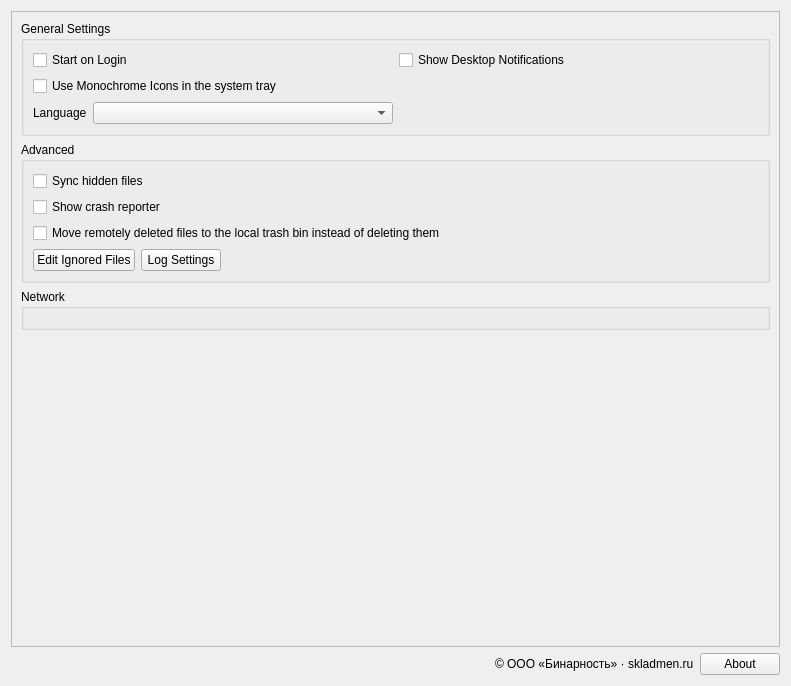
<?xml version="1.0" encoding="UTF-8"?>
<ui version="4.0">
 <class>OCC::GeneralSettings</class>
 <widget class="QWidget" name="OCC::GeneralSettings">
  <property name="geometry">
   <rect>
    <x>0</x>
    <y>0</y>
    <width>791</width>
    <height>686</height>
   </rect>
  </property>
  <property name="windowTitle">
   <string>Form</string>
  </property>
  <layout class="QVBoxLayout" name="verticalLayout_3">
   <item>
    <widget class="QScrollArea" name="scrollArea">
     <property name="widgetResizable">
      <bool>true</bool>
     </property>
     <widget class="QWidget" name="scrollAreaWidgetContents_2">
      <property name="geometry">
       <rect>
        <x>0</x>
        <y>0</y>
        <width>765</width>
        <height>618</height>
       </rect>
      </property>
      <layout class="QVBoxLayout" name="verticalLayout_5">
       <item>
        <widget class="QGroupBox" name="generalGroupBox">
         <property name="title">
          <string>General Settings</string>
         </property>
         <layout class="QGridLayout" name="gridLayout_2">
          <item row="1" column="0">
           <widget class="QCheckBox" name="monoIconsCheckBox">
            <property name="text">
             <string>Use Monochrome Icons in the system tray</string>
            </property>
           </widget>
          </item>
          <item row="0" column="1">
           <widget class="QCheckBox" name="desktopNotificationsCheckBox">
            <property name="text">
             <string>Show Desktop Notifications</string>
            </property>
           </widget>
          </item>
          <item row="0" column="0">
           <widget class="QCheckBox" name="autostartCheckBox">
            <property name="text">
             <string>Start on Login</string>
            </property>
           </widget>
          </item>
          <item row="2" column="0">
           <layout class="QHBoxLayout" name="horizontalLayout_6">
            <item>
             <widget class="QLabel" name="languageLabel">
              <property name="sizePolicy">
               <sizepolicy hsizetype="Maximum" vsizetype="Preferred">
                <horstretch>0</horstretch>
                <verstretch>0</verstretch>
               </sizepolicy>
              </property>
              <property name="locale">
               <locale language="English" country="UnitedStates"/>
              </property>
              <property name="text">
               <string>Language</string>
              </property>
              <property name="buddy">
               <cstring>languageDropdown</cstring>
              </property>
             </widget>
            </item>
            <item>
             <widget class="QComboBox" name="languageDropdown">
              <property name="sizePolicy">
               <sizepolicy hsizetype="Minimum" vsizetype="Fixed">
                <horstretch>0</horstretch>
                <verstretch>0</verstretch>
               </sizepolicy>
              </property>
              <property name="accessibleName">
               <string>Language selector</string>
              </property>
              <property name="currentText">
               <string/>
              </property>
             </widget>
            </item>
           </layout>
          </item>
         </layout>
        </widget>
       </item>
       <item>
        <widget class="QGroupBox" name="advancedGroupBox">
         <property name="title">
          <string>Advanced</string>
         </property>
         <layout class="QHBoxLayout" name="horizontalLayout_5">
          <item>
           <layout class="QVBoxLayout" name="verticalLayout_6">
            <item>
             <widget class="QCheckBox" name="syncHiddenFilesCheckBox">
              <property name="text">
               <string>Sync hidden files</string>
              </property>
             </widget>
            </item>
            <item>
             <widget class="QCheckBox" name="crashreporterCheckBox">
              <property name="sizePolicy">
               <sizepolicy hsizetype="MinimumExpanding" vsizetype="Fixed">
                <horstretch>0</horstretch>
                <verstretch>0</verstretch>
               </sizepolicy>
              </property>
              <property name="text">
               <string>Show crash reporter</string>
              </property>
             </widget>
            </item>
            <item>
             <widget class="QCheckBox" name="moveToTrashCheckBox">
              <property name="text">
               <string>Move remotely deleted files to the local trash bin instead of deleting them</string>
              </property>
             </widget>
            </item>
            <item>
             <layout class="QHBoxLayout" name="horizontalLayout_4">
              <item>
               <widget class="QPushButton" name="ignoredFilesButton">
                <property name="text">
                 <string>Edit Ignored Files</string>
                </property>
               </widget>
              </item>
              <item>
               <widget class="QPushButton" name="logSettingsButton">
                <property name="text">
                 <string>Log Settings</string>
                </property>
               </widget>
              </item>
              <item>
               <spacer name="spacer_3">
                <property name="orientation">
                 <enum>Qt::Horizontal</enum>
                </property>
                <property name="sizeHint" stdset="0">
                 <size>
                  <width>555</width>
                  <height>20</height>
                 </size>
                </property>
               </spacer>
              </item>
             </layout>
            </item>
           </layout>
          </item>
         </layout>
        </widget>
       </item>
       <item>
        <widget class="QGroupBox" name="groupBox">
         <property name="title">
          <string>Network</string>
         </property>
         <layout class="QVBoxLayout" name="verticalLayout_4">
          <item>
           <widget class="NetworkSettings" name="widget" native="true">
            <property name="focusPolicy">
             <enum>Qt::StrongFocus</enum>
            </property>
           </widget>
          </item>
         </layout>
        </widget>
       </item>
       <item>
        <spacer name="verticalSpacer">
         <property name="orientation">
          <enum>Qt::Vertical</enum>
         </property>
         <property name="sizeHint" stdset="0">
          <size>
           <width>20</width>
           <height>40</height>
          </size>
         </property>
        </spacer>
       </item>
      </layout>
     </widget>
    </widget>
   </item>
   <item>
    <widget class="QWidget" name="versionInfoWidget" native="true">
     <layout class="QHBoxLayout" name="horizontalLayout_2">
      <property name="leftMargin">
       <number>0</number>
      </property>
      <property name="topMargin">
       <number>0</number>
      </property>
      <property name="rightMargin">
       <number>0</number>
      </property>
      <property name="bottomMargin">
       <number>0</number>
      </property>
      <item>
       <spacer name="spacer">
        <property name="orientation">
         <enum>Qt::Horizontal</enum>
        </property>
        <property name="sizeHint" stdset="0">
         <size>
          <width>40</width>
          <height>20</height>
         </size>
        </property>
       </spacer>
      </item>
      <item>
       <widget class="QLabel" name="copyrightLabel">
        <property name="cursor">
         <cursorShape>ArrowCursor</cursorShape>
        </property>
        <property name="text">
         <string notr="true">© ООО «Бинарность» · skladmen.ru</string>
        </property>
        <property name="textInteractionFlags">
         <set>Qt::LinksAccessibleByMouse|Qt::TextSelectableByMouse</set>
        </property>
       </widget>
      </item>
      <item>
       <widget class="QPushButton" name="about_pushButton">
        <property name="text">
         <string>About</string>
        </property>
       </widget>
      </item>
     </layout>
    </widget>
   </item>
  </layout>
 </widget>
 <customwidgets>
  <customwidget>
   <class>NetworkSettings</class>
   <extends>QWidget</extends>
   <header>networksettings.h</header>
   <container>1</container>
  </customwidget>
 </customwidgets>
 <tabstops>
  <tabstop>autostartCheckBox</tabstop>
  <tabstop>desktopNotificationsCheckBox</tabstop>
  <tabstop>monoIconsCheckBox</tabstop>
  <tabstop>languageDropdown</tabstop>
  <tabstop>syncHiddenFilesCheckBox</tabstop>
  <tabstop>crashreporterCheckBox</tabstop>
  <tabstop>moveToTrashCheckBox</tabstop>
  <tabstop>ignoredFilesButton</tabstop>
  <tabstop>logSettingsButton</tabstop>
  <tabstop>widget</tabstop>
  <tabstop>scrollArea</tabstop>
  <tabstop>about_pushButton</tabstop>
 </tabstops>
 <resources/>
 <connections/>
</ui>
